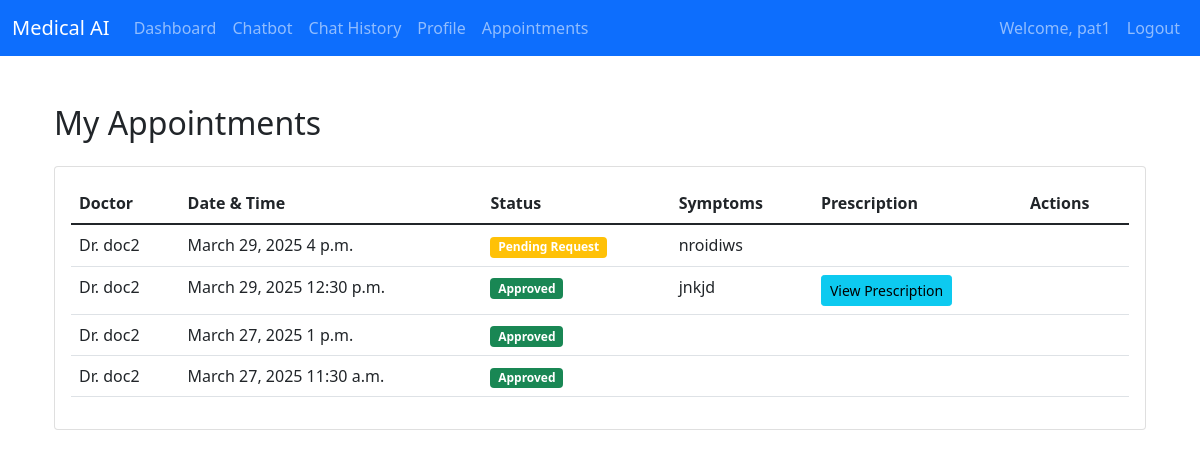
/patient/view_appointments/ (signed in), run on an earlier commit of the app's database.
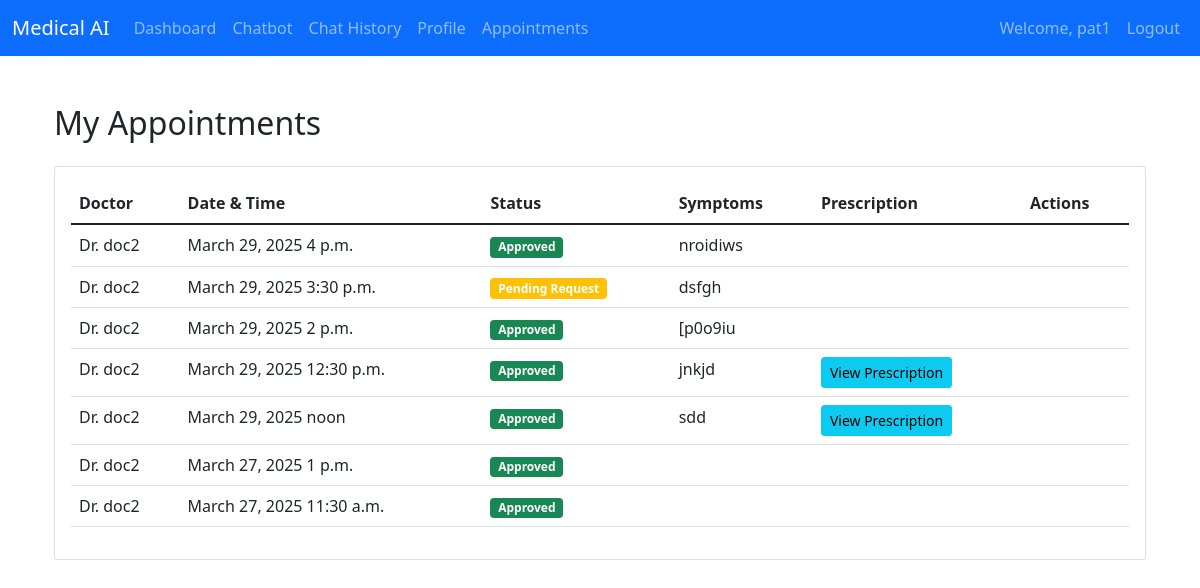
And on a later commit of the database.
### authentication/models.py (models this page shows, shortened)
class CustomUser(AbstractUser):
    ROLE_CHOICES = [
        ('doctor', 'Doctor'),
        ('patient', 'Patient'),
        ('medical_store', 'Medical Store'),
    ]
    role = models.CharField(max_length=20, choices=ROLE_CHOICES)
    phone_number = models.CharField(max_length=15, blank=True, null=True)
    address = models.TextField(blank=True, null=True)
    profile_completed = models.BooleanField(default=False)  # New field

### doctors/models.py (models this page shows, shortened)
class Appointment(models.Model):
    STATUS_CHOICES = [
        ('pending', 'Pending Request'),
        ('approved', 'Approved'),
        ('rejected', 'Rejected'),
        ('cancelled', 'Cancelled'),
        ('completed', 'Completed')
    ]
    patient = models.ForeignKey('patients.Patient', on_delete=models.CASCADE)
    doctor = models.ForeignKey(Doctor, on_delete=models.CASCADE)
    appointment_date = models.DateField()
    appointment_time = models.TimeField()
    symptoms = models.TextField()
    message = models.TextField(blank=True)
    status = models.CharField(max_length=20, choices=STATUS_CHOICES, default='pending')
    created_at = models.DateTimeField(auto_now_add=True)
    updated_at = models.DateTimeField(auto_now=True)
    reason_for_rejection = models.TextField(blank=True, null=True)
    class Meta:
        ordering = ['-created_at']

class Doctor(models.Model):
    WORKING_DAYS_CHOICES = [
        ('custom', 'Custom Days'),
        ('mon-fri', 'Monday to Friday'),
        ('mon-sat', 'Monday to Saturday'),
        ('tue-sun', 'Tuesday to Sunday'),
        ('mon-sun', 'Monday to Sunday'),
        ('alternate', 'Alternate Days'),
    ]
    user = models.OneToOneField(CustomUser, on_delete=models.CASCADE, related_name='doctor')
    full_name = models.CharField(max_length=100)
    specialization = models.ForeignKey(Specialization, on_delete=models.SET_NULL, null=True, related_name='doctors')
    qualification = models.CharField(max_length=200, null=True, blank=True)
    experience = models.IntegerField(validators=[MinValueValidator(0)], null=True, blank=True)
    fee = models.DecimalField(max_digits=10, decimal_places=2, validators=[MinValueValidator(0)], null=True, blank=True)
    total_reviews = models.IntegerField(default=0)
    address = models.TextField(null=True, blank=True)
    start_time = models.TimeField(default='10:00')
    end_time = models.TimeField(default='18:00')
    working_days = models.CharField(
        max_length=20,
        choices=WORKING_DAYS_CHOICES,
        default='mon-fri'
    )
    contact_number = models.CharField(max_length=20, null=True, blank=True)
    email = models.EmailField(null=True, blank=True)
    is_available = models.BooleanField(default=True)
    availability_notes = models.TextField(blank=True)
    city = models.CharField(max_length=100, null=True, blank=True)
    state = models.CharField(max_length=100, null=True, blank=True)
    pincode = models.CharField(max_length=10, null=True, blank=True)
    medical_license_number = models.CharField(max_length=50, unique=True, null=True, blank=True)
    registration_date = models.DateField(null=True, blank=True)
    is_profile_complete = models.BooleanField(default=False)
    is_verified = models.BooleanField(default=False)
    created_at = models.DateTimeField(auto_now_add=True)
    updated_at = models.DateTimeField(auto_now=True)
    class Meta:
        ordering = ['-created_at']
        verbose_name = 'Doctor'
        verbose_name_plural = 'Doctors'

### patients/views.py (the view)
# urls.py: path('view_appointments/', views.view_appointments, name='view_appointments'),
@login_required
def view_appointments(request):
    try:
        patient = request.user.patient
        appointments = Appointment.objects.filter(
            patient=patient
        ).order_by('-appointment_date', '-appointment_time')
        return render(request, 'patients/view_appointments.html', {
            'appointments': appointments
        })
    except Patient.DoesNotExist:
        messages.error(request, 'Patient profile not found')
        return redirect('patients:patient_profile_setup')

### patients/templates/patients/view_appointments.html (shortened to what this page needs)
{% extends 'base.html' %}
{% block content %}
<div class="container mt-5">
    <div class="row justify-content-center">
        <div class="col-md-12">
            <h2>My Appointments</h2>
            <div class="card mt-4">
                <div class="card-body">
                    {% if appointments %}
                    <div class="table-responsive">
                        <table class="table table-hover">
                            <thead>
                                <tr>
                                    <th>Doctor</th>
                                    <th>Date & Time</th>
                                    <th>Status</th>
                                    <th>Symptoms</th>
                                    <th>Prescription</th>
                                    <th>Actions</th>
                                </tr>
                            </thead>
                            <tbody>
                                {% for appointment in appointments %}
                                <tr>
                                    <td>Dr. {{ appointment.doctor.full_name }}</td>
                                    <td>{{ appointment.appointment_date }} {{ appointment.appointment_time }}</td>
                                    <td>
                                        <span class="badge {% if appointment.status == 'pending' %}bg-warning{% elif appointment.status == 'approved' %}bg-success{% elif appointment.status == 'rejected' %}bg-danger{% elif appointment.status == 'cancelled' %}bg-secondary{% elif appointment.status == 'completed' %}bg-success{% else %}bg-info{% endif %}">
                                            {{ appointment.get_status_display }}
                                        </span>
                                    </td>
                                    <td>{{ appointment.symptoms }}</td>
                                    <td>
                                        {% if appointment.prescription %}
                                        <a href="{% url 'patients:view_prescription' appointment.prescription.id %}" class="btn btn-sm btn-info">
                                            View Prescription
                                        </a>
                                        {% endif %}
                                    </td>
                                    <td>
                                    </td>
                                </tr>
                                {% endfor %}
                            </tbody>
                        </table>
                    </div>
                    {% else %}
                    <p class="text-center">No appointments found.</p>
                    {% endif %}
                </div>
            </div>
        </div>
    </div>
</div>
{% endblock %}

### templates/base.html (shortened to what this page needs)
<!DOCTYPE html>
<html lang="en">
<head>
    <link href="https://cdn.jsdelivr.net/npm/bootstrap@5.1.3/dist/css/bootstrap.min.css" rel="stylesheet">
    <link href="https://cdnjs.cloudflare.com/ajax/libs/font-awesome/6.0.0/css/all.min.css" rel="stylesheet">
</head>
<body>
    <nav class="navbar navbar-expand-lg navbar-dark bg-primary">
        <div class="container-fluid">
            <a class="navbar-brand" href="#">Medical AI</a>
            <div class="collapse navbar-collapse" id="navbarNav">
                <ul class="navbar-nav me-auto">
                    {% if user.is_authenticated %}
                    {% if user.role == 'patient' %}
                    <li class="nav-item">
                        <a class="nav-link" href="{% url 'patients:dashboard' %}">Dashboard</a>
                    </li>
                    <li class="nav-item">
                        <a class="nav-link" href="{% url 'chatbot:chat' %}">Chatbot</a>
                    </li>
                    <li class="nav-item">
                        <a class="nav-link" href="{% url 'chatbot:chat_history' %}">Chat History</a>
                    </li>
                    <li class="nav-item">
                        <a class="nav-link" href="{% url 'patients:patient_profile' %}">Profile</a>
                    </li>
                    <li class="nav-item">
                        <a class="nav-link" href="{% url 'patients:view_appointments' %}">Appointments</a>
                    </li>
                    {% elif user.role == 'medical_store' %}
                    <li class="nav-item">
                        <a class="nav-link" href="{% url 'medical_store:dashboard' %}">Dashboard</a>
                    </li>
                    {% endif %}
                    {% endif %}
                </ul>
                <ul class="navbar-nav">
                    {% if user.is_authenticated %}
                    <li class="nav-item">
                        <span class="nav-link">Welcome, {{ user.username }}</span>
                    </li>
                    <li class="nav-item">
                        <a class="nav-link" href="{% url 'logout' %}">Logout</a>
                    </li>
                    {% endif %}
                </ul>
            </div>
        </div>
    </nav>
    <main class="container mt-4">
        {% block content %}{% endblock %}
    </main>
</body>
</html>

What changed in the data, as far as the page shows it:
changed Appointment "nroidiws": status "Pending Request" → "Approved"
added Appointment: doctor.full_name "doc2", appointment_date "March 29, 2025", appointment_time "3:30 p.m.", status "Pending Request", symptoms "dsfgh"
added Appointment: doctor.full_name "doc2", appointment_date "March 29, 2025", appointment_time "2 p.m.", status "Approved", symptoms "[p0o9iu"
added Appointment: doctor.full_name "doc2", appointment_date "March 29, 2025", appointment_time "noon", status "Approved", symptoms "sdd", shows "View Prescription"
